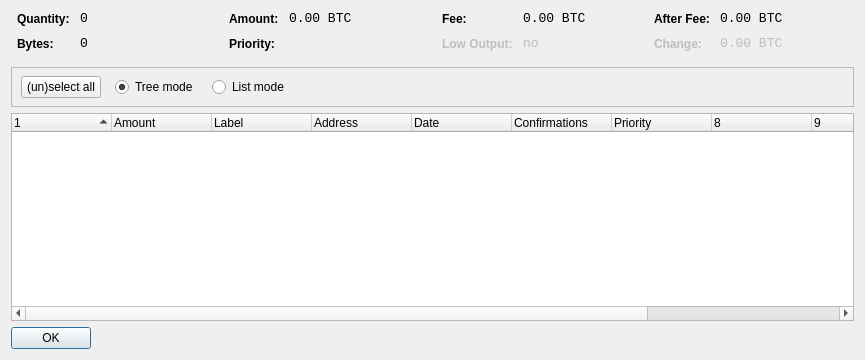
<?xml version="1.0" encoding="UTF-8"?>
<ui version="4.0">
 <class>CoinControlDialog</class>
 <widget class="QDialog" name="CoinControlDialog">
  <property name="geometry">
   <rect>
    <x>0</x>
    <y>0</y>
    <width>865</width>
    <height>360</height>
   </rect>
  </property>
  <property name="windowTitle">
   <string>Coin Control</string>
  </property>
  <layout class="QVBoxLayout" name="verticalLayout">
   <item>
    <layout class="QHBoxLayout" name="horizontalLayoutTop" stretch="0,0,0,0">
     <property name="topMargin">
      <number>0</number>
     </property>
     <property name="bottomMargin">
      <number>10</number>
     </property>
     <item>
      <layout class="QFormLayout" name="formLayoutCoinControl1">
       <property name="horizontalSpacing">
        <number>10</number>
       </property>
       <property name="verticalSpacing">
        <number>10</number>
       </property>
       <property name="leftMargin">
        <number>6</number>
       </property>
       <property name="rightMargin">
        <number>6</number>
       </property>
       <item row="0" column="0">
        <widget class="QLabel" name="labelCoinControlQuantityText">
         <property name="styleSheet">
          <string notr="true">font-weight:bold;</string>
         </property>
         <property name="text">
          <string>Quantity:</string>
         </property>
        </widget>
       </item>
       <item row="0" column="1">
        <widget class="QLabel" name="labelCoinControlQuantity">
         <property name="font">
          <font>
           <family>Monospace</family>
           <pointsize>10</pointsize>
          </font>
         </property>
         <property name="cursor">
          <cursorShape>IBeamCursor</cursorShape>
         </property>
         <property name="contextMenuPolicy">
          <enum>Qt::ActionsContextMenu</enum>
         </property>
         <property name="text">
          <string>0</string>
         </property>
         <property name="textInteractionFlags">
          <set>Qt::LinksAccessibleByMouse|Qt::TextSelectableByKeyboard|Qt::TextSelectableByMouse</set>
         </property>
        </widget>
       </item>
       <item row="1" column="0">
        <widget class="QLabel" name="labelCoinControlBytesText">
         <property name="styleSheet">
          <string notr="true">font-weight:bold;</string>
         </property>
         <property name="text">
          <string>Bytes:</string>
         </property>
        </widget>
       </item>
       <item row="1" column="1">
        <widget class="QLabel" name="labelCoinControlBytes">
         <property name="font">
          <font>
           <family>Monospace</family>
           <pointsize>10</pointsize>
          </font>
         </property>
         <property name="cursor">
          <cursorShape>IBeamCursor</cursorShape>
         </property>
         <property name="contextMenuPolicy">
          <enum>Qt::ActionsContextMenu</enum>
         </property>
         <property name="text">
          <string>0</string>
         </property>
         <property name="textInteractionFlags">
          <set>Qt::LinksAccessibleByMouse|Qt::TextSelectableByKeyboard|Qt::TextSelectableByMouse</set>
         </property>
        </widget>
       </item>
      </layout>
     </item>
     <item>
      <layout class="QFormLayout" name="formLayoutCoinControl2">
       <property name="horizontalSpacing">
        <number>10</number>
       </property>
       <property name="verticalSpacing">
        <number>10</number>
       </property>
       <property name="leftMargin">
        <number>6</number>
       </property>
       <property name="rightMargin">
        <number>6</number>
       </property>
       <item row="0" column="0">
        <widget class="QLabel" name="labelCoinControlAmountText">
         <property name="styleSheet">
          <string notr="true">font-weight:bold;</string>
         </property>
         <property name="text">
          <string>Amount:</string>
         </property>
        </widget>
       </item>
       <item row="0" column="1">
        <widget class="QLabel" name="labelCoinControlAmount">
         <property name="font">
          <font>
           <family>Monospace</family>
           <pointsize>10</pointsize>
          </font>
         </property>
         <property name="cursor">
          <cursorShape>IBeamCursor</cursorShape>
         </property>
         <property name="contextMenuPolicy">
          <enum>Qt::ActionsContextMenu</enum>
         </property>
         <property name="text">
          <string>0.00 BTC</string>
         </property>
         <property name="textInteractionFlags">
          <set>Qt::LinksAccessibleByMouse|Qt::TextSelectableByKeyboard|Qt::TextSelectableByMouse</set>
         </property>
        </widget>
       </item>
       <item row="1" column="0">
        <widget class="QLabel" name="labelCoinControlPriorityText">
         <property name="styleSheet">
          <string notr="true">font-weight:bold;</string>
         </property>
         <property name="text">
          <string>Priority:</string>
         </property>
        </widget>
       </item>
       <item row="1" column="1">
        <widget class="QLabel" name="labelCoinControlPriority">
         <property name="font">
          <font>
           <family>Monospace</family>
           <pointsize>10</pointsize>
          </font>
         </property>
         <property name="cursor">
          <cursorShape>IBeamCursor</cursorShape>
         </property>
         <property name="contextMenuPolicy">
          <enum>Qt::ActionsContextMenu</enum>
         </property>
         <property name="text">
          <string/>
         </property>
         <property name="textInteractionFlags">
          <set>Qt::LinksAccessibleByMouse|Qt::TextSelectableByKeyboard|Qt::TextSelectableByMouse</set>
         </property>
        </widget>
       </item>
      </layout>
     </item>
     <item>
      <layout class="QFormLayout" name="formLayoutCoinControl3">
       <property name="horizontalSpacing">
        <number>10</number>
       </property>
       <property name="verticalSpacing">
        <number>10</number>
       </property>
       <property name="leftMargin">
        <number>6</number>
       </property>
       <property name="rightMargin">
        <number>6</number>
       </property>
       <item row="0" column="0">
        <widget class="QLabel" name="labelCoinControlFeeText">
         <property name="styleSheet">
          <string notr="true">font-weight:bold;</string>
         </property>
         <property name="text">
          <string>Fee:</string>
         </property>
        </widget>
       </item>
       <item row="0" column="1">
        <widget class="QLabel" name="labelCoinControlFee">
         <property name="font">
          <font>
           <family>Monospace</family>
           <pointsize>10</pointsize>
          </font>
         </property>
         <property name="cursor">
          <cursorShape>IBeamCursor</cursorShape>
         </property>
         <property name="contextMenuPolicy">
          <enum>Qt::ActionsContextMenu</enum>
         </property>
         <property name="text">
          <string>0.00 BTC</string>
         </property>
         <property name="textInteractionFlags">
          <set>Qt::LinksAccessibleByMouse|Qt::TextSelectableByKeyboard|Qt::TextSelectableByMouse</set>
         </property>
        </widget>
       </item>
       <item row="1" column="0">
        <widget class="QLabel" name="labelCoinControlLowOutputText">
         <property name="enabled">
          <bool>false</bool>
         </property>
         <property name="styleSheet">
          <string notr="true">font-weight:bold;</string>
         </property>
         <property name="text">
          <string>Low Output:</string>
         </property>
        </widget>
       </item>
       <item row="1" column="1">
        <widget class="QLabel" name="labelCoinControlLowOutput">
         <property name="enabled">
          <bool>false</bool>
         </property>
         <property name="font">
          <font>
           <family>Monospace</family>
           <pointsize>10</pointsize>
          </font>
         </property>
         <property name="cursor">
          <cursorShape>IBeamCursor</cursorShape>
         </property>
         <property name="contextMenuPolicy">
          <enum>Qt::ActionsContextMenu</enum>
         </property>
         <property name="text">
          <string>no</string>
         </property>
         <property name="textInteractionFlags">
          <set>Qt::LinksAccessibleByMouse|Qt::TextSelectableByKeyboard|Qt::TextSelectableByMouse</set>
         </property>
        </widget>
       </item>
      </layout>
     </item>
     <item>
      <layout class="QFormLayout" name="formLayoutCoinControl4">
       <property name="horizontalSpacing">
        <number>10</number>
       </property>
       <property name="verticalSpacing">
        <number>10</number>
       </property>
       <property name="leftMargin">
        <number>6</number>
       </property>
       <property name="rightMargin">
        <number>6</number>
       </property>
       <item row="0" column="0">
        <widget class="QLabel" name="labelCoinControlAfterFeeText">
         <property name="styleSheet">
          <string notr="true">font-weight:bold;</string>
         </property>
         <property name="text">
          <string>After Fee:</string>
         </property>
        </widget>
       </item>
       <item row="0" column="1">
        <widget class="QLabel" name="labelCoinControlAfterFee">
         <property name="font">
          <font>
           <family>Monospace</family>
           <pointsize>10</pointsize>
          </font>
         </property>
         <property name="cursor">
          <cursorShape>IBeamCursor</cursorShape>
         </property>
         <property name="contextMenuPolicy">
          <enum>Qt::ActionsContextMenu</enum>
         </property>
         <property name="text">
          <string>0.00 BTC</string>
         </property>
         <property name="textInteractionFlags">
          <set>Qt::LinksAccessibleByMouse|Qt::TextSelectableByKeyboard|Qt::TextSelectableByMouse</set>
         </property>
        </widget>
       </item>
       <item row="1" column="0">
        <widget class="QLabel" name="labelCoinControlChangeText">
         <property name="enabled">
          <bool>false</bool>
         </property>
         <property name="styleSheet">
          <string notr="true">font-weight:bold;</string>
         </property>
         <property name="text">
          <string>Change:</string>
         </property>
        </widget>
       </item>
       <item row="1" column="1">
        <widget class="QLabel" name="labelCoinControlChange">
         <property name="enabled">
          <bool>false</bool>
         </property>
         <property name="font">
          <font>
           <family>Monospace</family>
           <pointsize>10</pointsize>
          </font>
         </property>
         <property name="cursor">
          <cursorShape>IBeamCursor</cursorShape>
         </property>
         <property name="contextMenuPolicy">
          <enum>Qt::ActionsContextMenu</enum>
         </property>
         <property name="text">
          <string>0.00 BTC</string>
         </property>
         <property name="textInteractionFlags">
          <set>Qt::LinksAccessibleByMouse|Qt::TextSelectableByKeyboard|Qt::TextSelectableByMouse</set>
         </property>
        </widget>
       </item>
      </layout>
     </item>
    </layout>
   </item>
   <item>
    <widget class="QFrame" name="frame">
     <property name="minimumSize">
      <size>
       <width>0</width>
       <height>40</height>
      </size>
     </property>
     <property name="frameShape">
      <enum>QFrame::StyledPanel</enum>
     </property>
     <property name="frameShadow">
      <enum>QFrame::Sunken</enum>
     </property>
     <widget class="QWidget" name="horizontalLayoutWidget">
      <property name="geometry">
       <rect>
        <x>10</x>
        <y>0</y>
        <width>781</width>
        <height>41</height>
       </rect>
      </property>
      <layout class="QHBoxLayout" name="horizontalLayoutPanel" stretch="0,0,0,0">
       <property name="spacing">
        <number>14</number>
       </property>
       <item>
        <widget class="QPushButton" name="pushButtonSelectAll">
         <property name="sizePolicy">
          <sizepolicy hsizetype="Maximum" vsizetype="Fixed">
           <horstretch>0</horstretch>
           <verstretch>0</verstretch>
          </sizepolicy>
         </property>
         <property name="text">
          <string>(un)select all</string>
         </property>
        </widget>
       </item>
       <item>
        <widget class="QRadioButton" name="radioTreeMode">
         <property name="sizePolicy">
          <sizepolicy hsizetype="Maximum" vsizetype="Fixed">
           <horstretch>0</horstretch>
           <verstretch>0</verstretch>
          </sizepolicy>
         </property>
         <property name="text">
          <string>Tree mode</string>
         </property>
         <property name="checked">
          <bool>true</bool>
         </property>
        </widget>
       </item>
       <item>
        <widget class="QRadioButton" name="radioListMode">
         <property name="sizePolicy">
          <sizepolicy hsizetype="Maximum" vsizetype="Fixed">
           <horstretch>0</horstretch>
           <verstretch>0</verstretch>
          </sizepolicy>
         </property>
         <property name="text">
          <string>List mode</string>
         </property>
        </widget>
       </item>
       <item>
        <spacer name="horizontalSpacer">
         <property name="orientation">
          <enum>Qt::Horizontal</enum>
         </property>
         <property name="sizeHint" stdset="0">
          <size>
           <width>40</width>
           <height>20</height>
          </size>
         </property>
        </spacer>
       </item>
      </layout>
     </widget>
    </widget>
   </item>
   <item>
    <widget class="CoinControlTreeWidget" name="treeWidget">
     <property name="contextMenuPolicy">
      <enum>Qt::CustomContextMenu</enum>
     </property>
     <property name="sortingEnabled">
      <bool>false</bool>
     </property>
     <property name="columnCount">
      <number>11</number>
     </property>
     <attribute name="headerShowSortIndicator" stdset="0">
      <bool>true</bool>
     </attribute>
     <attribute name="headerStretchLastSection">
      <bool>false</bool>
     </attribute>
     <column>
      <property name="text">
       <string/>
      </property>
     </column>
     <column>
      <property name="text">
       <string>Amount</string>
      </property>
     </column>
     <column>
      <property name="text">
       <string notr="true">Label</string>
      </property>
     </column>
     <column>
      <property name="text">
       <string>Address</string>
      </property>
     </column>
     <column>
      <property name="text">
       <string>Date</string>
      </property>
     </column>
     <column>
      <property name="text">
       <string>Confirmations</string>
      </property>
      <property name="toolTip">
       <string>Confirmed</string>
      </property>
     </column>
     <column>
      <property name="text">
       <string>Priority</string>
      </property>
     </column>
     <column>
      <property name="text">
       <string/>
      </property>
     </column>
     <column>
      <property name="text">
       <string/>
      </property>
     </column>
     <column>
      <property name="text">
       <string/>
      </property>
     </column>
     <column>
      <property name="text">
       <string/>
      </property>
     </column>
    </widget>
   </item>
   <item>
    <widget class="QDialogButtonBox" name="buttonBox">
     <property name="sizePolicy">
      <sizepolicy hsizetype="Maximum" vsizetype="Fixed">
       <horstretch>0</horstretch>
       <verstretch>0</verstretch>
      </sizepolicy>
     </property>
     <property name="orientation">
      <enum>Qt::Horizontal</enum>
     </property>
     <property name="standardButtons">
      <set>QDialogButtonBox::Ok</set>
     </property>
    </widget>
   </item>
  </layout>
 </widget>
 <customwidgets>
  <customwidget>
   <class>CoinControlTreeWidget</class>
   <extends>QTreeWidget</extends>
   <header>coincontroltreewidget.h</header>
  </customwidget>
 </customwidgets>
 <resources/>
 <connections/>
</ui>
